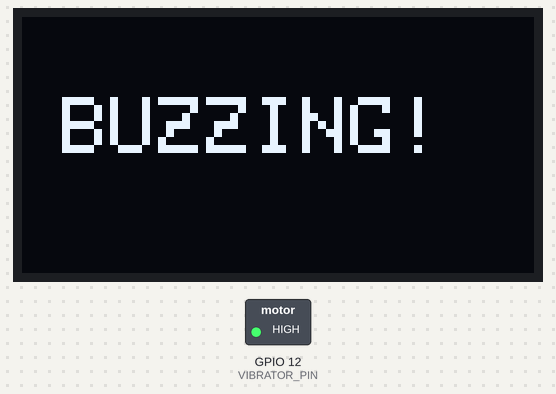
Simulated run of this sketch. Board: ESP32. Parts: 128×64 one-colour display, switched loads named in the sketch (green lamp = pin HIGH).

Above: at 0.1 s.
At 2.1 s:
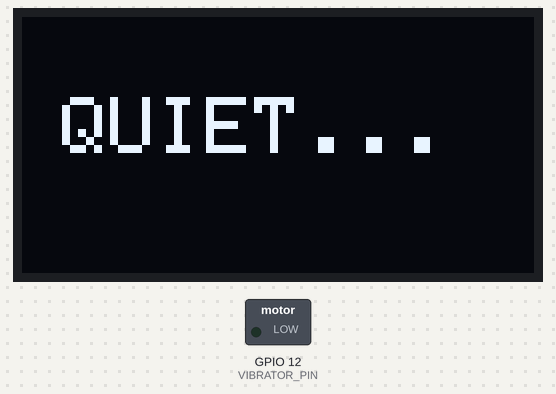
Timing chart, 0 to 130.0 s (numbered marks = the images above):
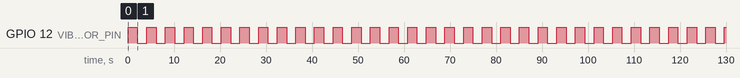

The sketch:

sketch_feb8a.ino
```cpp
#include <Wire.h>
#include <Adafruit_GFX.h>
#include <Adafruit_SSD1306.h>

// Screen dimensions
#define SCREEN_WIDTH 128
#define SCREEN_HEIGHT 64

// Pin Definitions
#define VIBRATOR_PIN 12
#define OLED_SDA 19
#define OLED_SCL 18

// Declaration for an SSD1306 display connected to I2C (SDA, SCL pins)
Adafruit_SSD1306 display(SCREEN_WIDTH, SCREEN_HEIGHT, &Wire, -1);

void setup() {
  Serial.begin(115200);


  pinMode(VIBRATOR_PIN, OUTPUT); //initialize the vibrator pins

  // Initialize I2C with your specific pins
  Wire.begin(OLED_SDA, OLED_SCL);

  // Initialize OLED display
  if(!display.begin(SSD1306_SWITCHCAPVCC, 0x3C)) { // 0x3C is common I2C address
    Serial.println(F("SSD1306 allocation failed"));
    for(;;);
  }

  // Clear the buffer
  display.clearDisplay();
}

void loop() {
  // 1. Turn Vibrator ON
  digitalWrite(VIBRATOR_PIN, HIGH);

  // 2. Display Message
  display.clearDisplay();
  display.setTextSize(2);
  display.setTextColor(WHITE);
  display.setCursor(10, 20);
  display.println("BUZZING!");
  display.display();

  delay(2000);


  digitalWrite(VIBRATOR_PIN, LOW);


  display.clearDisplay();
  display.setCursor(10, 20);
  display.println("QUIET...");
  display.display();

  delay(2000);
}
```

Measured:
- by itself, GPIO 12 (VIBRATOR_PIN): alternates HIGH for 2.0 s and LOW for 2.0 s
